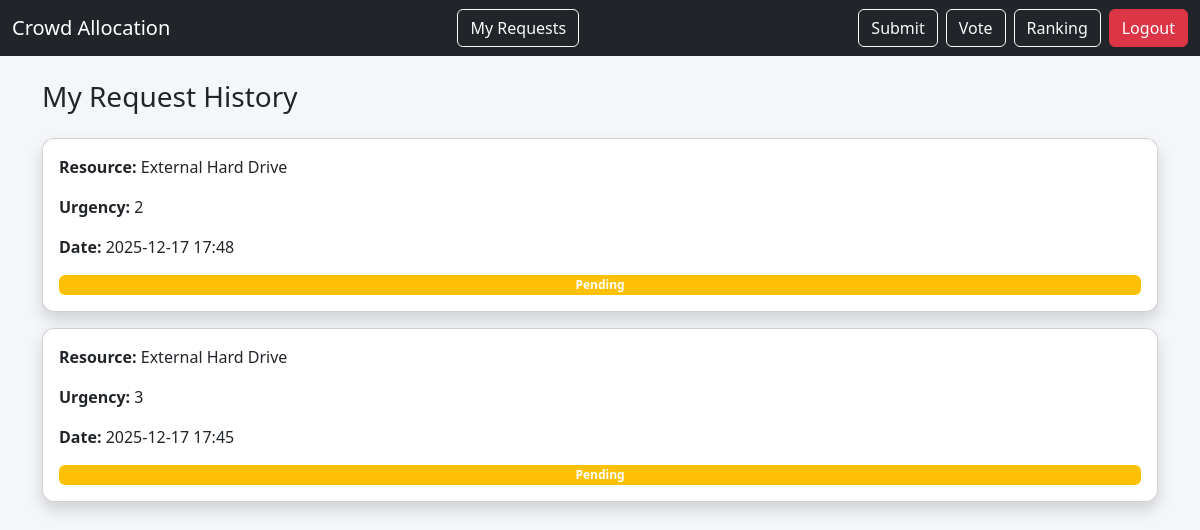
Page /my-requests (signed in) on the committed database.
### app.py (models this page shows)
class ResourceRequest(db.Model):
    id = db.Column(db.Integer, primary_key=True)
    user_id = db.Column(db.Integer, db.ForeignKey("user.id"))
    name = db.Column(db.String(100), nullable=False)
    resource = db.Column(db.String(200), nullable=False)
    reason = db.Column(db.Text, nullable=False)
    urgency = db.Column(db.Integer, nullable=False)
    created_at = db.Column(db.DateTime, default=datetime.now)
    allocated = db.Column(db.Boolean, default=False)
    votes = db.relationship("Vote", backref="request", lazy=True)

### app.py (the view)
@app.route("/my-requests")
def my_requests():
    if "user_id" not in session:
        return redirect("/login")
    requests = ResourceRequest.query.filter_by(
        user_id=session["user_id"]
    ).order_by(ResourceRequest.created_at.desc()).all()
    return render_template("my_requests.html", requests=requests)

### templates/my_requests.html (shortened to what this page needs)
{% extends "base.html" %}
{% block content %}
<h3 class="mb-4">My Request History</h3>
{% for r in requests %}
<div class="card shadow p-3 mb-3">
    <p><b>Resource:</b> {{ r.resource }}</p>
    <p><b>Urgency:</b> {{ r.urgency }}</p>
    <p><b>Date:</b> {{ r.created_at.strftime("%Y-%m-%d %H:%M") }}</p>
    {% if r.allocated %}
        <span class="badge bg-success">Allocated</span>
    {% else %}
        <span class="badge bg-warning">Pending</span>
    {% endif %}
</div>
{% endfor %}
{% endblock %}

### templates/base.html (style rules this page uses)
body { background-color: #f4f6f9; }
.card { border-radius: 12px; }

### rows in the picture
ResourceRequest: resource "External Hard Drive", urgency "2", created_at "2025-12-17 17:48", allocated "Pending"
ResourceRequest: resource "External Hard Drive", urgency "3", created_at "2025-12-17 17:45", allocated "Pending"
